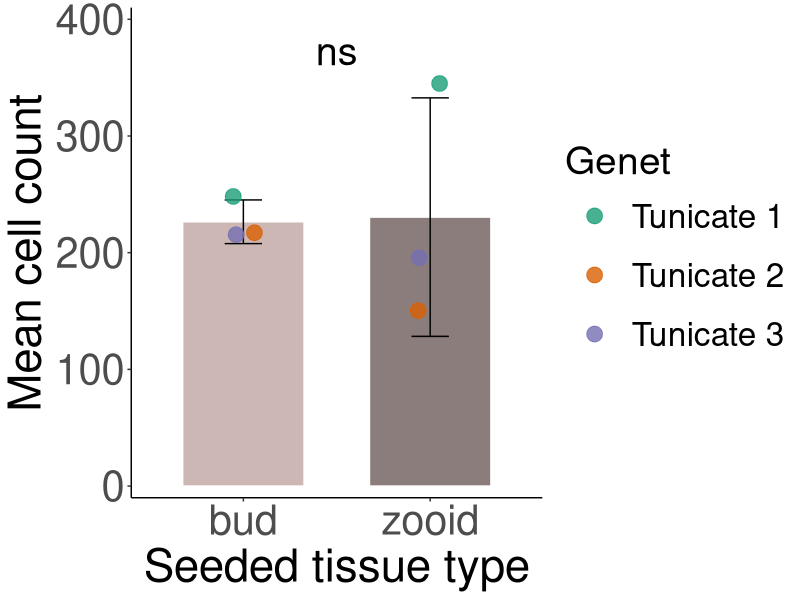
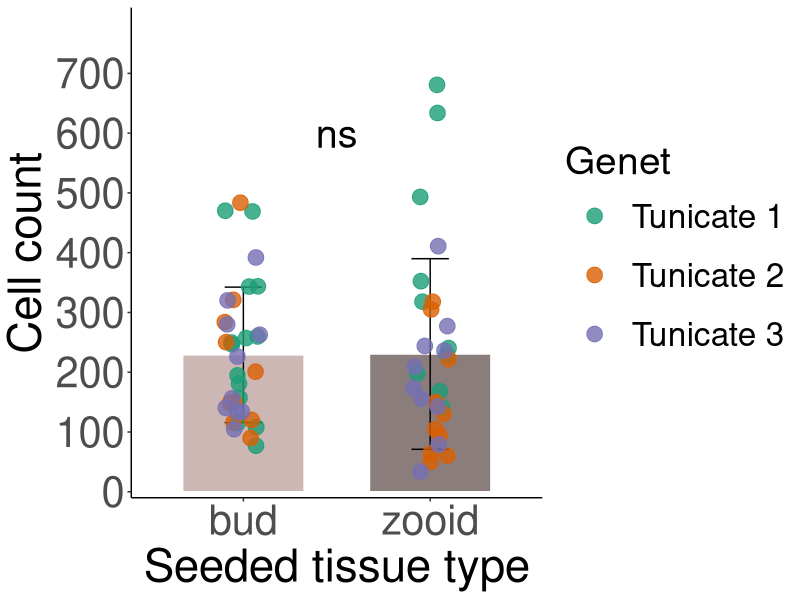

The R source for these figures, in order:
## ---- chunk 1
knitr::opts_chunk$set(echo = TRUE)
library(tidyverse)
library(dplyr)
## ---- chunk 2
cell_counts <- read.csv("../data/cell_count_tissue_type.csv")
## ---- chunk 3
genet_means <- cell_counts %>%
  group_by(genet, tissue) %>%
  summarise(
    sd_cell_count = sd(cell_count, na.rm = TRUE),
    mean_cell_count = mean(cell_count, na.rm = TRUE),
    n = n(),
    .groups = "drop"
  )

# if you want summary stats at well level. Depends on what we are calling a technical replicate. I think that tisuse is a tech rep. we have a total of 15 tissue pieces that are either of zooid or bud from the same genet disperesed across three wells (5 tissue piece groups for a total of 10 tissue pieces per well)
genet_means2 <- cell_counts %>%
  group_by(genet, tissue, well) %>%
  summarise(
    mean_cell_count = mean(cell_count, na.rm = TRUE),
    .groups = "drop"
  ) %>%
  group_by(genet, tissue) %>%
  summarise(
    mean_cell_count1 = mean(mean_cell_count),
    sd_cell_count   = sd(mean_cell_count),
    n               = n(),  # number of wells
    .groups = "drop"
  )


genet_means
genet_means2
## ---- chunk 4
summary_tissue <- genet_means %>%
  group_by(tissue) %>%
  summarise(
    sd_cell_count   = sd(mean_cell_count, na.rm = TRUE),
    mean_cell_count = mean(mean_cell_count, na.rm = TRUE),
    n               = n(),
    .groups = "drop"
  )

summary_tissue
## ---- chunk 5
genet_colors <- c(
  "mtt1" = "#1B9E77",
  "mtt2" = "#D95F02",
  "mtt3" = "#7570B3"
)

scale_color_manual(
  values = genet_colors,
  labels = c(
    "mtt1" = "Tunicate 1",
    "mtt2" = "Tunicate 2",
    "mtt3" = "Tunicate 3"
  ),
  drop = FALSE
)

## ---- chunk 6
setwd('..')
png(filename = "output/cell_count.png", width = 1200, height = 900)
ggplot(genet_means,
       aes(x = tissue, y = mean_cell_count, fill = tissue)) +
  stat_summary(
    fun = mean,
    geom = "bar",
    width = 0.65,
    color = "white"
  ) +
  stat_summary(
    fun.data = mean_sdl,
    fun.args = list(mult = 1),   # ±1 SD across genets
    geom = "errorbar",
    width = 0.2
  ) +
  geom_jitter(
    aes(color = genet),
    width = 0.1,
    size = 5,
    alpha = 0.8
  ) +
  annotate(
    "text",
    x = 1.5,  # midpoint between bud and zooid
    y = max(genet_means$mean_cell_count) * 1.08,
    label = "ns",
    size = 10
  ) +
  scale_fill_manual(
    values = c("zooid" = "mistyrose4",
               "bud"   = "mistyrose3")
  ) +
   scale_color_manual(
    values = genet_colors,
    labels = c(
      "mtt1" = "Tunicate 1",
      "mtt2" = "Tunicate 2",
      "mtt3" = "Tunicate 3"
    ),
    drop = FALSE
  ) +
  scale_y_continuous(
    breaks = c(0,100,200,300, 400),
    limits = c(0, 400),
    expand = c(0, 10)
  ) +
  labs(
    x = "Seeded tissue type",
    y = "Mean cell count",
    color = "Genet"
  ) +
  guides(
    fill = "none"   # removes tissue legend
  ) +
  theme_classic() +
  theme(
    text = element_text(family = "sans"),
    axis.title.x = element_text(size = 33),
    axis.title.y = element_text(size = 33),
    axis.text.x  = element_text(size = 30),
    axis.text.y  = element_text(size = 30),
    legend.title = element_text(size = 28),
    legend.text  = element_text(size = 24),
    legend.key.size = unit(1.5, "cm")
  )

dev.off()
## ---- chunk 7
setwd('..')
png(filename = "output/cell_count_allpoints.png", width = 1200, height = 900)
ggplot(cell_counts,
       aes(x = tissue, y = cell_count, fill = tissue)) +
  stat_summary(
    fun = mean,
    geom = "bar",
    width = 0.65,
    color = "white"
  ) +
  stat_summary(
    fun.data = mean_sdl,
    fun.args = list(mult = 1),   # ±1 SD across genets
    geom = "errorbar",
    width = 0.2
  ) +
  geom_jitter(
    aes(color = genet),
    width = 0.1,
    size = 5,
    alpha = 0.8
  ) +
  annotate(
    "text",
    x = 1.5,  # midpoint between bud and zooid
    y = 600,
    label = "ns",
    size = 10
  ) +
  scale_fill_manual(
    values = c("zooid" = "mistyrose4",
               "bud"   = "mistyrose3")
  ) +
   scale_color_manual(
    values = genet_colors,
    labels = c(
      "mtt1" = "Tunicate 1",
      "mtt2" = "Tunicate 2",
      "mtt3" = "Tunicate 3"
    ),
    drop = FALSE
  ) +
  scale_y_continuous(
    breaks = c(0,100,200,300, 400,500,600,700),
    limits = c(0, 800),
    expand = c(0, 10)
  ) +
  labs(
    x = "Seeded tissue type",
    y = "Cell count",
    color = "Genet"
  ) +
  guides(
    fill = "none"   # removes tissue legend
  ) +
  theme_classic() +
  theme(
    text = element_text(family = "sans"),
    axis.title.x = element_text(size = 33),
    axis.title.y = element_text(size = 33),
    axis.text.x  = element_text(size = 30),
    axis.text.y  = element_text(size = 30),
    legend.title = element_text(size = 28),
    legend.text  = element_text(size = 24),
    legend.key.size = unit(1.5, "cm")
  )

dev.off()
## ---- chunk 8
library(tidyr)

genet_wide <- genet_means %>%
  select(genet, tissue, mean_cell_count) %>%
  pivot_wider(
    names_from  = tissue,
    values_from = mean_cell_count
  )

#parametric assement
t.test(genet_wide$bud, genet_wide$zooid, paired = TRUE)

#non-parametric assessment
wilcox.test(genet_wide$bud, genet_wide$zooid, paired = TRUE)
